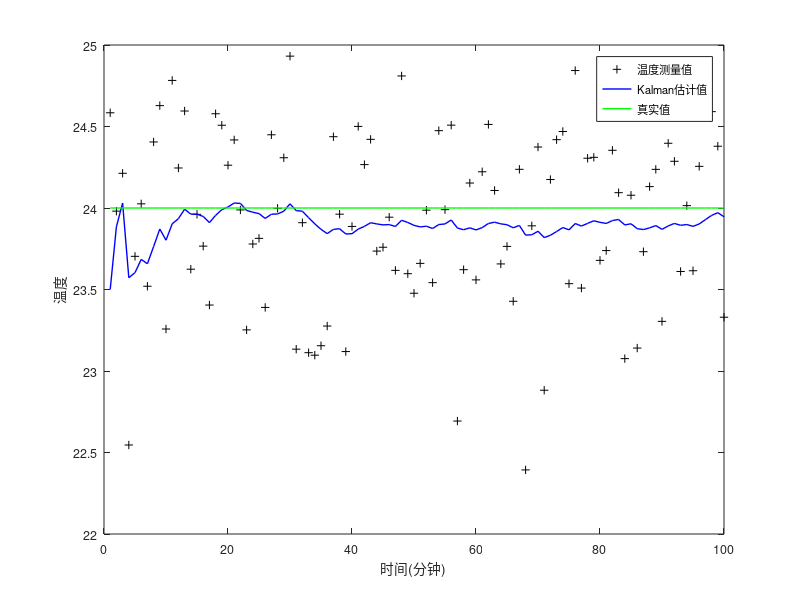
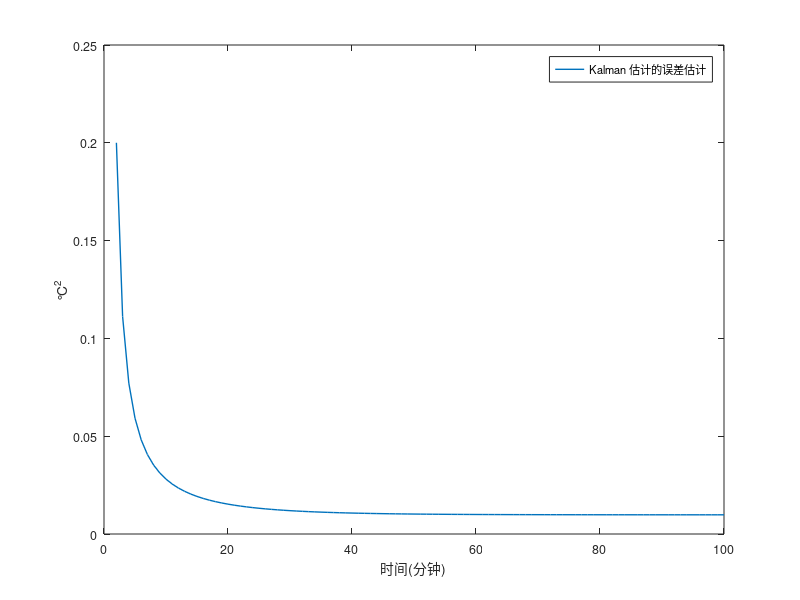

Write the MATLAB code that produced these figures, in order.
                                                                    %%
% 
% 卡尔曼滤波器学习笔记（一）中的示例代码
% http://blog.csdn.net/lizilpl/article/details/45268471
% 
% 程序描述了如下一个系统：
%    房间温度为24度
%    房间内连续两个时刻温度差值的标准差为 0.02 度
%    温度计的测量值误差的标准差为 0.5 度
%    对温度的初始估计值为 23.5 度，误差的方差为 1
%    对整个系统的控制量为 0
%    现在需要利用 Kalman Filter 来估计房间的实时温度 

%% 
clear;
clc;

% 初始化参数
n_iter = 100;       % 计算连续 n_iter 个时刻
sz = [n_iter, 1];   % 构造 n_iter x 1 维度的矩阵
x = 24;             % 温度的真实值
Q = 4e-4;           % 对温度预测值的方差
R = 0.25;           % 测量方差，反应温度计的测量精度
T_start = 23.5;     % 温度初始估计值
delta_start = 1;    % 温度初始估计方差
% z 是温度计的测量结果，在真实值的基础上加上了方差为 0.25 的高斯噪声。
z = x + sqrt(R)*randn(sz); 

% 初始化数组
state_kalman = zeros(sz); 
% 对温度的估计值。即在 k 时刻，结合温度计当前测量值与 k-1 时刻预测值，得到的最终估计值
variance_kalman = zeros(sz);  		% 估计值的方差
state_pre = zeros(sz); 				% 对温度的预测
variance_pre = zeros(sz);    		% 预测值的方差
K = zeros(sz);         				% 卡尔曼增益
state_kalman(1) = T_start;   		% 温度估计值初始化
variance_kalman(1) = delta_start;	% 估计值方差初始化

%
%开始迭代计算
for k = 2:n_iter
	% 用上一时刻的最优估计值来作为对当前时刻的温度的预测
	state_pre(k) = state_kalman(k-1);
	% 预测的方差为上一时刻温度最优估计值的方差与高斯噪声方差之和
	variance_pre(k) = variance_kalman(k-1) + Q;

	% 计算卡尔曼增益
	K(k) = variance_pre(k)/( variance_pre(k)+R ); 
	%
	% 结合当前时刻温度计的测量值，对上一时刻的预测进行校正，得到校正后的最优估计。
	% 由于是直接测量，故 C 为 1.
	state_kalman(k) = state_pre(k) + K(k) * (z(k) - state_pre(k)); 
	%计算最终估计值的方差用于下一次迭代
	variance_kalman(k) = (1 - K(k)) * variance_pre(k); 
end

%% 绘图相关 ...
FontSize = 9;
LineWidth = 1;
figure();
plot(z,'k+'); % 画出温度计的测量值
hold on;
plot(state_kalman,'b-','LineWidth', LineWidth) % 画出最优估计值
hold on;
plot(x * ones(sz),'g-','LineWidth', LineWidth); % 画出真实值
legend({'温度测量值', 'Kalman估计值', '真实值'}, 'FontSize',FontSize);

xl = xlabel('时间(分钟)');
yl = ylabel('温度');
set(xl,'fontsize', FontSize);
set(yl,'fontsize', FontSize);
hold off;
set(gca,'FontSize', FontSize);

figure();
valid_iter = [2:n_iter]; % variance_pre not valid at step 1
% 画出最优估计值的方差
plot(valid_iter, variance_kalman([valid_iter]),'LineWidth',LineWidth); 
legend({'Kalman 估计的误差估计'}, 'FontSize',FontSize);
xl=xlabel('时间(分钟)');
yl=ylabel('℃^2');
set(xl,'fontsize',FontSize);
set(yl,'fontsize',FontSize);
set(gca,'FontSize',FontSize);